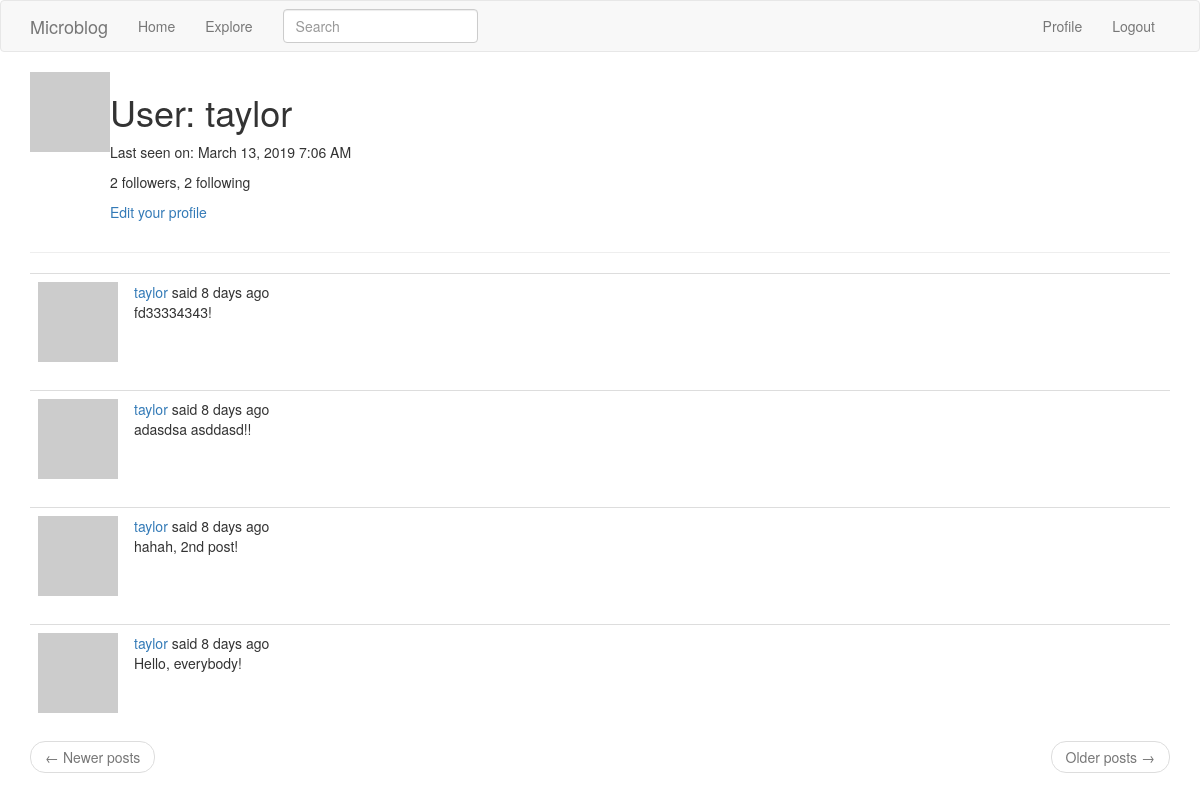
/user/taylor (signed in), run on an earlier commit of the app's database.
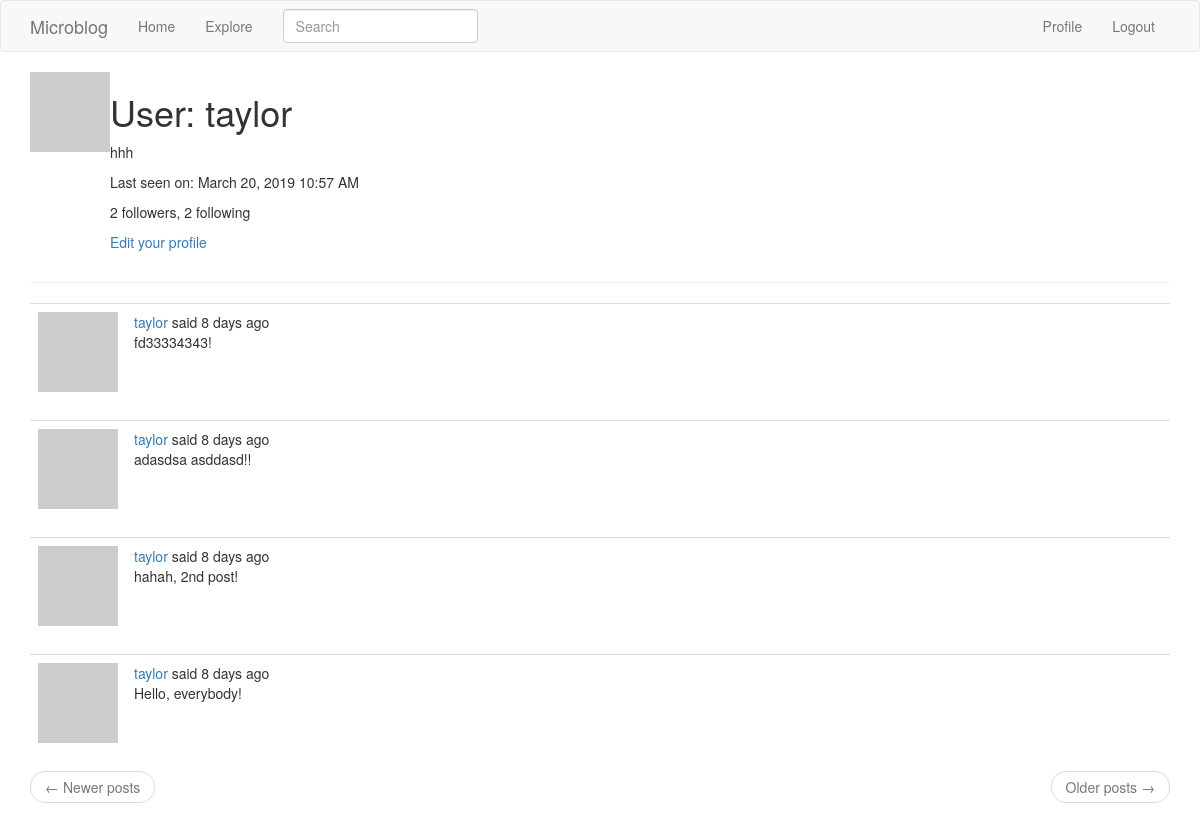
And on a later commit of the database.
### app/models.py (models this page shows, shortened)
class User(UserMixin, db.Model):
    id = db.Column(db.Integer, primary_key=True)
    username = db.Column(db.String(64), index=True, unique=True)
    email = db.Column(db.String(120), index=True, unique=True)
    password_hash = db.Column(db.String(128))
    posts = db.relationship('Post', backref='author', lazy='dynamic')
    about_me = db.Column(db.String(140))
    last_seen = db.Column(db.DateTime, default=datetime.utcnow)
    followed = db.relationship(
        'User', secondary=followers,
        primaryjoin=(followers.c.follower_id == id),
        secondaryjoin=(followers.c.followed_id == id),
        backref=db.backref('followers', lazy='dynamic'), lazy='dynamic')
    def avatar(self, size):
        digest = md5(self.email.lower().encode('utf-8')).hexdigest()
        return 'https://www.gravatar.com/avatar/{}?d=identicon&s={}'.format(
            digest, size)

class SearchableMixin(object):
    @classmethod
    def before_commit(cls, session):
        session._changes = {
            'add': [obj for obj in session.new if isinstance(obj, cls)],
            'update': [obj for obj in session.dirty if isinstance(obj, cls)],
            'delete': [obj for obj in session.deleted if isinstance(obj, cls)]
        }
    @classmethod
    def after_commit(cls, session):
        for obj in session._changes['add']:
            add_to_index(cls.__tablename__, obj)
        for obj in session._changes['update']:
            add_to_index(cls.__tablename__, obj)
        for obj in session._changes['delete']:
            remove_from_index(cls.__tablename__, obj)
        session._changes = None

class Post(SearchableMixin, db.Model):
    __searchable__ = ['body']
    id = db.Column(db.Integer, primary_key=True)
    body = db.Column(db.String(140))
    timestamp = db.Column(db.DateTime, index=True, default=datetime.utcnow)
    user_id = db.Column(db.Integer, db.ForeignKey('user.id'))

### app/main/routes.py (the view)
@bp.route('/user/<username>')
@login_required
def user(username):
    user = User.query.filter_by(username=username).first_or_404()
    page = request.args.get('page', 1, type=int)
    posts = user.posts.order_by(Post.timestamp.desc()).paginate(
        page, current_app.config['POSTS_PER_PAGE'], False)
    next_url = url_for('main.user', username=user.username, page=posts.next_num) \
        if posts.has_next else None
    prev_url = url_for('main.user', username=user.username, page=posts.prev_num) \
        if posts.has_prev else None
    return render_template('user.html', user=user, posts=posts.items,
                           next_url=next_url, prev_url=prev_url)

### app/main/forms.py
class SearchForm(FlaskForm):
    q = StringField(_l('Search'), validators=[DataRequired()])
    def __init__(self, *args, **kwargs):
        if 'formdata' not in kwargs:
            kwargs['formdata'] = request.args
        if 'csrf_enabled' not in kwargs:
            kwargs['csrf_enabled'] = False
        super(SearchForm, self).__init__(*args, **kwargs)

### app/main/routes.py (called while the page is built)
@bp.before_request
def before_request():
    if current_user.is_authenticated:
        current_user.last_seen = datetime.utcnow()
        db.session.commit()
        g.search_form = SearchForm()
    g.locale = str(get_locale())

### app/models.py (called while the page is built)
@login.user_loader
def load_user(id):
    return User.query.get(int(id))

### app/templates/user.html
{% extends "base.html" %}
{% block app_content %}
    <table>
        <tr valign="top">
            <td><img src="{{ user.avatar(128) }}"></td>
            <td>
                <h1>User: {{ user.username }}</h1>
                {% if user.about_me %}<p>{{ user.about_me }}</p>{% endif %}
                {% if user.last_seen %}
                    <p>{{ _('Last seen on') }}: {{ moment(user.last_seen).format('LLL') }}</p>
                    <p>{{ _('%(count)d followers', count=user.followers.count()) }}, {{ _('%(count)d following', count=user.followed.count()) }}</p>
                {% endif %}
                {% if user == current_user %}
                <p><a href="{{ url_for('main.edit_profile') }}">Edit your profile</a></p>
                {% elif not current_user.is_following(user) %}
                <p><a href="{{ url_for('main.follow', username=user.username) }}">Follow</a></p>
                {% else %}
                <p><a href="{{ url_for('main.unfollow', username=user.username) }}">Unfollow</a></p>
                {% endif %}
            </td>
        </tr>
    </table>
    <hr>
    {% for post in posts %}
        {% include '_post.html' %}
    {% endfor %}
    <nav aria-label="...">
        <ul class="pager">
            <li class="previous{% if not prev_url %} disabled{% endif %}">
                <a href="{{ prev_url or '#' }}">
                    <span aria-hidden="true">&larr;</span> Newer posts
                </a>
            </li>
            <li class="next{% if not next_url %} disabled{% endif %}">
                <a href="{{ next_url or '#' }}">
                    Older posts <span aria-hidden="true">&rarr;</span>
                </a>
            </li>
        </ul>
    </nav>
{% endblock %}

### app/templates/base.html (shortened to what this page needs)
{% extends 'bootstrap/base.html' %}
{% block navbar %}
    <nav class="navbar navbar-default">
        <div class="container">
            <div class="navbar-header">
                <a class="navbar-brand" href="{{ url_for('main.index') }}">Microblog</a>
            </div>
            <div class="collapse navbar-collapse" id="bs-example-navbar-collapse-1">
                <ul class="nav navbar-nav">
                    <li><a href="{{ url_for('main.index') }}">{{ _('Home') }}</a></li>
                    <li><a href="{{ url_for('main.explore') }}">{{ _('Explore') }}</a></li>
                </ul>
                {% if g.search_form %}
                    <form class="navbar-form navbar-left" method="get"
                            action="{{ url_for('main.search') }}">
                        <div class="form-group">
                            {{ g.search_form.q(size=20, class='form-control',
                                placeholder=g.search_form.q.label.text) }}
                        </div>
                    </form>
                {% endif %}
                <ul class="nav navbar-nav navbar-right">
                    {% if current_user.is_anonymous %}
                    <li><a href="{{ url_for('auth.login') }}">{{ _('Login') }}</a></li>
                    {% else %}
                    <li><a href="{{ url_for('main.user', username=current_user.username) }}">{{ _('Profile') }}</a></li>
                    <li><a href="{{ url_for('auth.logout') }}">{{ _('Logout') }}</a></li>
                    {% endif %}
                </ul>
            </div>
        </div>
    </nav>
{% endblock %}
{% block content %}
    <div class="container">
        {% block app_content %}{% endblock %}
    </div>
{% endblock %}

### app/templates/_post.html (shortened to what this page needs)
 <table class="table table-hover">
    <tr>
        <td width="70px">
            <a href="{{ url_for('main.user', username=post.author.username) }}">
                <img src="{{ post.author.avatar(70) }}" />
            </a>
        </td>
        <td>
            {{ _('%(username)s said %(when)s',
                username=user_link, when=moment(post.timestamp).fromNow()) }}
            <br>
            <span id="post{{ post.id }}">{{ post.body }}</span>
        </td>
    </tr>
</table>

What changed in the data, as far as the page shows it:
changed User "taylor": about_me (not shown) → "hhh"; last_seen "March 13, 2019 7:06 AM" → "March 20, 2019 10:57 AM"
